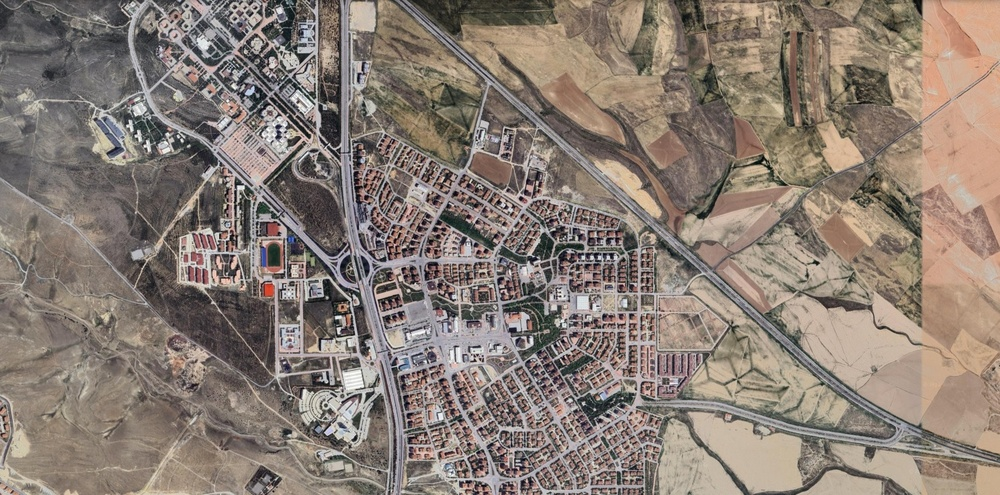
#> input picture harita-kamera(non gps)/map1.jpg, 1000 x 495 px, shrunk from 1488 x 737 before the run
$ python deneme.py
#> lines starting #> are read from the running program, lines starting #| are printed output that depends on the picture
import cv2
import numpy as np

image1 = cv2.Canny(cv2.cvtColor(cv2.imread("map1.jpg"), cv2.COLOR_BGR2GRAY),250 ,180)
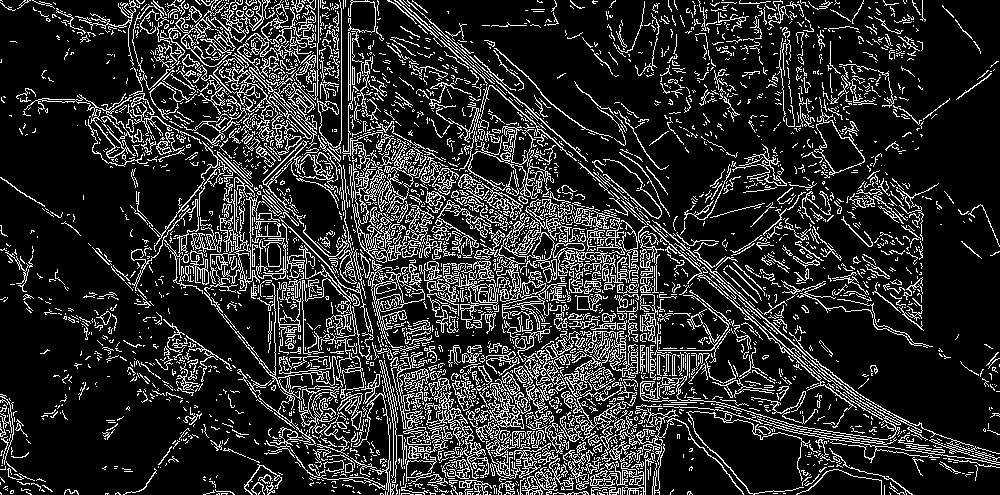
#> image1: shape (495, 1000); 17.2% white in thin lines or dots
image2 = cv2.Canny(cv2.cvtColor(cv2.imread("map10.png"), cv2.COLOR_BGR2GRAY),250,180)
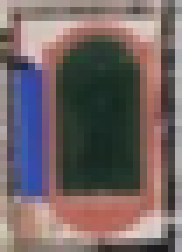
#> input picture harita-kamera(non gps)/map10.png, 26 x 36 px, shrunk from 39 x 54 before the run (shown 7 times larger)
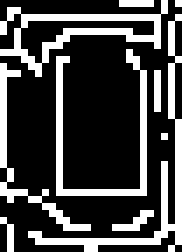
#> image2: shape (36, 26) (shown 7 times larger); 26.9% white in thin lines or dots

h, w = image2.shape
#> h = 36; w = 26

metodlar = [cv2.TM_CCOEFF,cv2.TM_CCOEFF_NORMED,cv2.TM_CCORR,
            cv2.TM_CCORR_NORMED, cv2.TM_SQDIFF, cv2.TM_SQDIFF_NORMED]

cv2.imshow("2.resim_canny_version",image2)
for metod in metodlar:
    image1_1 = image1.copy()

    sonuc = cv2.matchTemplate(image1_1,image2,metod)
    min_val, max_val, min_loc, max_loc = cv2.minMaxLoc(sonuc)

    if metod in [cv2.TM_SQDIFF,cv2.TM_SQDIFF_NORMED]:
        location = min_loc
    else:
        location = max_loc

        sag_alt = (location[0]+w,location[1]+h)
        cv2.rectangle(image1_1,location,sag_alt,255,5)
        cv2.imshow("cikti",image1_1)
        cv2.waitKey(0)
        cv2.destroyAllWindows()
#> this loop made 6 passes
#> (min_val, max_val, min_loc, max_loc) on passes 1 to 6: (-2410927, 5229508.5, (670, 347), (260, 239)), (-0.193, 0.437, (670, 347), (260, 239)), (-0.688, 9623698, (525, 32), (260, 239)), (-5.15e-07, 0.588, (517, 32), (260, 239)), (13460179, 30951900, (260, 239), (619, 344)), (0.823, 1, (260, 239), (0, 0))
#> pass 1, `sonuc = cv2.matchTemplate(image1_1,image2,metod)`:
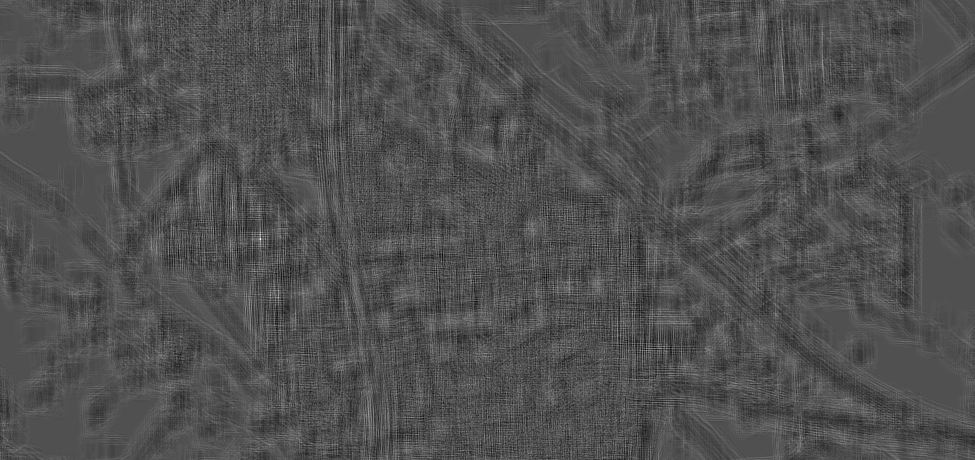
#> sonuc: shape (460, 975) float32; min -2410927, max 5229508.5, mean -193.3; drawn with min black and max white
#> pass 1, `cv2.imshow("cikti",image1_1)`:
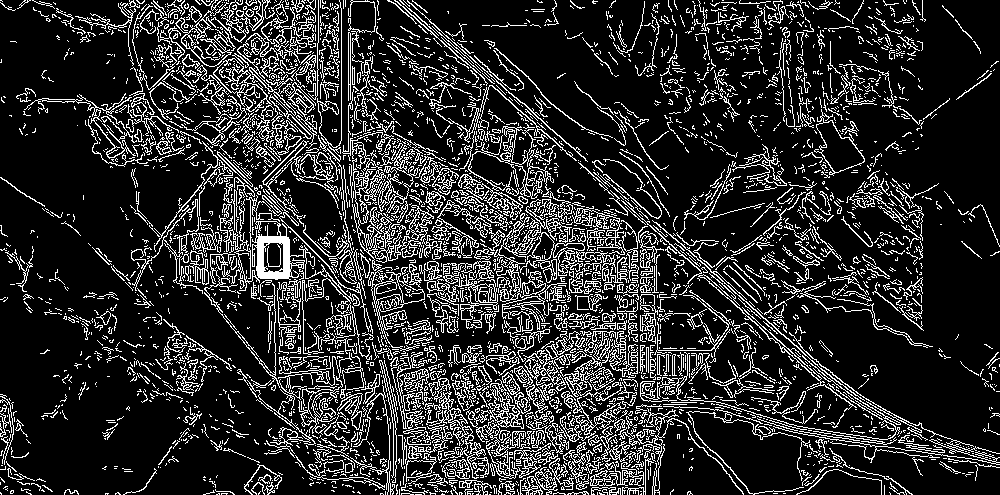
#> window 'cikti': shape (495, 1000); 17.3% white in thin lines or dots
#> pass 3, `sonuc = cv2.matchTemplate(image1_1,image2,metod)`:
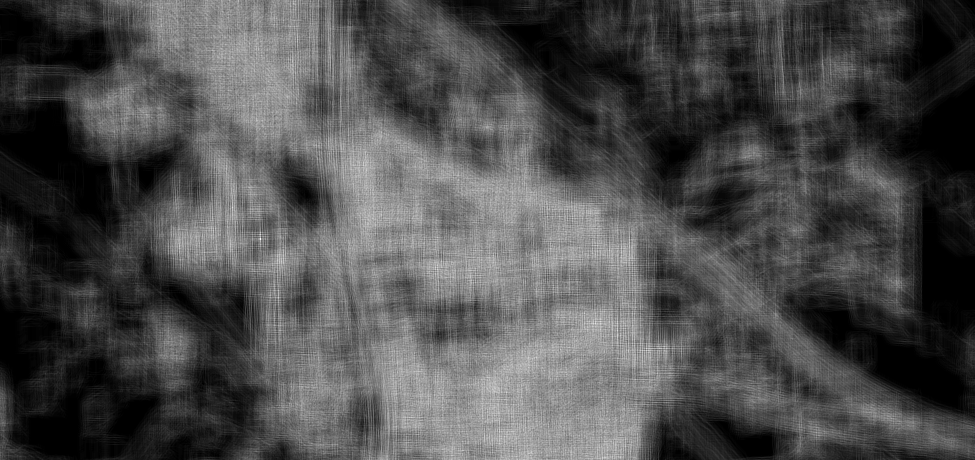
#> sonuc: shape (460, 975) float32; min -0.688, max 9623698, mean 2885814.8; drawn with min black and max white
